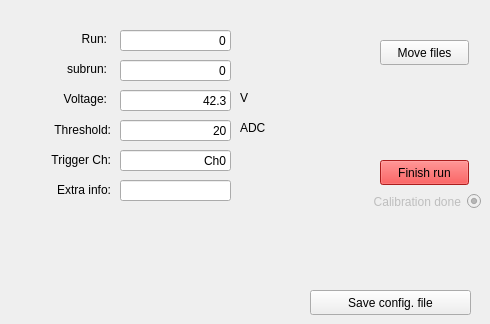
      <widget class="QWidget" name="tab_15">
       <attribute name="title">
        <string>Style2</string>
       </attribute>
       <widget class="QLabel" name="label_7">
        <property name="geometry">
         <rect>
          <x>10</x>
          <y>180</y>
          <width>101</width>
          <height>20</height>
         </rect>
        </property>
        <property name="text">
         <string>Extra info:</string>
        </property>
        <property name="alignment">
         <set>Qt::AlignRight|Qt::AlignTrailing|Qt::AlignVCenter</set>
        </property>
       </widget>
       <widget class="QRadioButton" name="calibration_check">
        <property name="enabled">
         <bool>false</bool>
        </property>
        <property name="geometry">
         <rect>
          <x>300</x>
          <y>190</y>
          <width>181</width>
          <height>23</height>
         </rect>
        </property>
        <property name="layoutDirection">
         <enum>Qt::RightToLeft</enum>
        </property>
        <property name="text">
         <string>Calibration done</string>
        </property>
        <property name="checkable">
         <bool>true</bool>
        </property>
        <property name="checked">
         <bool>true</bool>
        </property>
        <property name="autoRepeat">
         <bool>false</bool>
        </property>
        <property name="autoExclusive">
         <bool>false</bool>
        </property>
       </widget>
       <widget class="QLabel" name="triggerCh">
        <property name="geometry">
         <rect>
          <x>10</x>
          <y>150</y>
          <width>101</width>
          <height>20</height>
         </rect>
        </property>
        <property name="text">
         <string>Trigger Ch:</string>
        </property>
        <property name="alignment">
         <set>Qt::AlignRight|Qt::AlignTrailing|Qt::AlignVCenter</set>
        </property>
       </widget>
       <widget class="QLabel" name="label">
        <property name="geometry">
         <rect>
          <x>40</x>
          <y>30</y>
          <width>67</width>
          <height>17</height>
         </rect>
        </property>
        <property name="text">
         <string>Run:</string>
        </property>
        <property name="alignment">
         <set>Qt::AlignRight|Qt::AlignTrailing|Qt::AlignVCenter</set>
        </property>
       </widget>
       <widget class="QLabel" name="label_4">
        <property name="geometry">
         <rect>
          <x>10</x>
          <y>120</y>
          <width>101</width>
          <height>20</height>
         </rect>
        </property>
        <property name="text">
         <string>Threshold:</string>
        </property>
        <property name="alignment">
         <set>Qt::AlignRight|Qt::AlignTrailing|Qt::AlignVCenter</set>
        </property>
       </widget>
       <widget class="QLabel" name="label_2">
        <property name="geometry">
         <rect>
          <x>40</x>
          <y>60</y>
          <width>67</width>
          <height>17</height>
         </rect>
        </property>
        <property name="text">
         <string>subrun:</string>
        </property>
        <property name="alignment">
         <set>Qt::AlignRight|Qt::AlignTrailing|Qt::AlignVCenter</set>
        </property>
       </widget>
       <widget class="QLineEdit" name="voltage">
        <property name="geometry">
         <rect>
          <x>120</x>
          <y>90</y>
          <width>111</width>
          <height>21</height>
         </rect>
        </property>
        <property name="text">
         <string>42.3</string>
        </property>
        <property name="alignment">
         <set>Qt::AlignRight|Qt::AlignTrailing|Qt::AlignVCenter</set>
        </property>
       </widget>
       <widget class="QLineEdit" name="trigger_channel">
        <property name="geometry">
         <rect>
          <x>120</x>
          <y>150</y>
          <width>111</width>
          <height>21</height>
         </rect>
        </property>
        <property name="styleSheet">
         <string notr="true"/>
        </property>
        <property name="text">
         <string>Ch0</string>
        </property>
        <property name="alignment">
         <set>Qt::AlignRight|Qt::AlignTrailing|Qt::AlignVCenter</set>
        </property>
       </widget>
       <widget class="QLineEdit" name="run">
        <property name="geometry">
         <rect>
          <x>120</x>
          <y>30</y>
          <width>111</width>
          <height>21</height>
         </rect>
        </property>
        <property name="text">
         <string>0</string>
        </property>
        <property name="alignment">
         <set>Qt::AlignRight|Qt::AlignTrailing|Qt::AlignVCenter</set>
        </property>
        <property name="readOnly">
         <bool>false</bool>
        </property>
       </widget>
       <widget class="QPushButton" name="button_movefile">
        <property name="geometry">
         <rect>
          <x>380</x>
          <y>40</y>
          <width>89</width>
          <height>25</height>
         </rect>
        </property>
        <property name="text">
         <string>Move files</string>
        </property>
       </widget>
       <widget class="QLabel" name="label_6">
        <property name="geometry">
         <rect>
          <x>240</x>
          <y>120</y>
          <width>41</width>
          <height>16</height>
         </rect>
        </property>
        <property name="text">
         <string>ADC</string>
        </property>
       </widget>
       <widget class="QLineEdit" name="subrun">
        <property name="geometry">
         <rect>
          <x>120</x>
          <y>60</y>
          <width>111</width>
          <height>21</height>
         </rect>
        </property>
        <property name="text">
         <string>0</string>
        </property>
        <property name="alignment">
         <set>Qt::AlignRight|Qt::AlignTrailing|Qt::AlignVCenter</set>
        </property>
       </widget>
       <widget class="QPushButton" name="pushButton_2">
        <property name="geometry">
         <rect>
          <x>380</x>
          <y>160</y>
          <width>89</width>
          <height>25</height>
         </rect>
        </property>
        <property name="palette">
         <palette>
          <active>
           <colorrole role="Button">
            <brush brushstyle="SolidPattern">
             <color alpha="255">
              <red>239</red>
              <green>41</green>
              <blue>41</blue>
             </color>
            </brush>
           </colorrole>
           <colorrole role="Light">
            <brush brushstyle="SolidPattern">
             <color alpha="255">
              <red>255</red>
              <green>51</green>
              <blue>51</blue>
             </color>
            </brush>
           </colorrole>
           <colorrole role="Midlight">
            <brush brushstyle="SolidPattern">
             <color alpha="255">
              <red>229</red>
              <green>25</green>
              <blue>25</blue>
             </color>
            </brush>
           </colorrole>
           <colorrole role="Dark">
            <brush brushstyle="SolidPattern">
             <color alpha="255">
              <red>102</red>
              <green>0</green>
              <blue>0</blue>
             </color>
            </brush>
           </colorrole>
           <colorrole role="Mid">
            <brush brushstyle="SolidPattern">
             <color alpha="255">
              <red>136</red>
              <green>0</green>
              <blue>0</blue>
             </color>
            </brush>
           </colorrole>
           <colorrole role="Base">
            <brush brushstyle="SolidPattern">
             <color alpha="255">
              <red>239</red>
              <green>41</green>
              <blue>41</blue>
             </color>
            </brush>
           </colorrole>
           <colorrole role="Window">
            <brush brushstyle="SolidPattern">
             <color alpha="255">
              <red>239</red>
              <green>41</green>
              <blue>41</blue>
             </color>
            </brush>
           </colorrole>
           <colorrole role="Shadow">
            <brush brushstyle="SolidPattern">
             <color alpha="255">
              <red>0</red>
              <green>0</green>
              <blue>0</blue>
             </color>
            </brush>
           </colorrole>
           <colorrole role="AlternateBase">
            <brush brushstyle="SolidPattern">
             <color alpha="255">
              <red>229</red>
              <green>127</green>
              <blue>127</blue>
             </color>
            </brush>
           </colorrole>
          </active>
          <inactive>
           <colorrole role="Button">
            <brush brushstyle="SolidPattern">
             <color alpha="255">
              <red>239</red>
              <green>41</green>
              <blue>41</blue>
             </color>
            </brush>
           </colorrole>
           <colorrole role="Light">
            <brush brushstyle="SolidPattern">
             <color alpha="255">
              <red>255</red>
              <green>51</green>
              <blue>51</blue>
             </color>
            </brush>
           </colorrole>
           <colorrole role="Midlight">
            <brush brushstyle="SolidPattern">
             <color alpha="255">
              <red>229</red>
              <green>25</green>
              <blue>25</blue>
             </color>
            </brush>
           </colorrole>
           <colorrole role="Dark">
            <brush brushstyle="SolidPattern">
             <color alpha="255">
              <red>102</red>
              <green>0</green>
              <blue>0</blue>
             </color>
            </brush>
           </colorrole>
           <colorrole role="Mid">
            <brush brushstyle="SolidPattern">
             <color alpha="255">
              <red>136</red>
              <green>0</green>
              <blue>0</blue>
             </color>
            </brush>
           </colorrole>
           <colorrole role="Base">
            <brush brushstyle="SolidPattern">
             <color alpha="255">
              <red>239</red>
              <green>41</green>
              <blue>41</blue>
             </color>
            </brush>
           </colorrole>
           <colorrole role="Window">
            <brush brushstyle="SolidPattern">
             <color alpha="255">
              <red>239</red>
              <green>41</green>
              <blue>41</blue>
             </color>
            </brush>
           </colorrole>
           <colorrole role="Shadow">
            <brush brushstyle="SolidPattern">
             <color alpha="255">
              <red>0</red>
              <green>0</green>
              <blue>0</blue>
             </color>
            </brush>
           </colorrole>
           <colorrole role="AlternateBase">
            <brush brushstyle="SolidPattern">
             <color alpha="255">
              <red>229</red>
              <green>127</green>
              <blue>127</blue>
             </color>
            </brush>
           </colorrole>
          </inactive>
          <disabled>
           <colorrole role="Button">
            <brush brushstyle="SolidPattern">
             <color alpha="255">
              <red>239</red>
              <green>41</green>
              <blue>41</blue>
             </color>
            </brush>
           </colorrole>
           <colorrole role="Light">
            <brush brushstyle="SolidPattern">
             <color alpha="255">
              <red>255</red>
              <green>51</green>
              <blue>51</blue>
             </color>
            </brush>
           </colorrole>
           <colorrole role="Midlight">
            <brush brushstyle="SolidPattern">
             <color alpha="255">
              <red>229</red>
              <green>25</green>
              <blue>25</blue>
             </color>
            </brush>
           </colorrole>
           <colorrole role="Dark">
            <brush brushstyle="SolidPattern">
             <color alpha="255">
              <red>102</red>
              <green>0</green>
              <blue>0</blue>
             </color>
            </brush>
           </colorrole>
           <colorrole role="Mid">
            <brush brushstyle="SolidPattern">
             <color alpha="255">
              <red>136</red>
              <green>0</green>
              <blue>0</blue>
             </color>
            </brush>
           </colorrole>
           <colorrole role="Base">
            <brush brushstyle="SolidPattern">
             <color alpha="255">
              <red>239</red>
              <green>41</green>
              <blue>41</blue>
             </color>
            </brush>
           </colorrole>
           <colorrole role="Window">
            <brush brushstyle="SolidPattern">
             <color alpha="255">
              <red>239</red>
              <green>41</green>
              <blue>41</blue>
             </color>
            </brush>
           </colorrole>
           <colorrole role="Shadow">
            <brush brushstyle="SolidPattern">
             <color alpha="255">
              <red>0</red>
              <green>0</green>
              <blue>0</blue>
             </color>
            </brush>
           </colorrole>
           <colorrole role="AlternateBase">
            <brush brushstyle="SolidPattern">
             <color alpha="255">
              <red>204</red>
              <green>0</green>
              <blue>0</blue>
             </color>
            </brush>
           </colorrole>
          </disabled>
         </palette>
        </property>
        <property name="autoFillBackground">
         <bool>false</bool>
        </property>
        <property name="styleSheet">
         <string notr="true">background-color: rgb(239, 41, 41);
</string>
        </property>
        <property name="text">
         <string>Finish run</string>
        </property>
        <property name="autoDefault">
         <bool>false</bool>
        </property>
        <property name="default">
         <bool>false</bool>
        </property>
        <property name="flat">
         <bool>false</bool>
        </property>
       </widget>
       <widget class="QLineEdit" name="threshold">
        <property name="geometry">
         <rect>
          <x>120</x>
          <y>120</y>
          <width>111</width>
          <height>21</height>
         </rect>
        </property>
        <property name="text">
         <string>20</string>
        </property>
        <property name="alignment">
         <set>Qt::AlignRight|Qt::AlignTrailing|Qt::AlignVCenter</set>
        </property>
       </widget>
       <widget class="QLabel" name="label_5">
        <property name="geometry">
         <rect>
          <x>240</x>
          <y>90</y>
          <width>16</width>
          <height>16</height>
         </rect>
        </property>
        <property name="text">
         <string>V</string>
        </property>
       </widget>
       <widget class="QLabel" name="label_3">
        <property name="geometry">
         <rect>
          <x>40</x>
          <y>90</y>
          <width>67</width>
          <height>17</height>
         </rect>
        </property>
        <property name="text">
         <string>Voltage:</string>
        </property>
        <property name="alignment">
         <set>Qt::AlignRight|Qt::AlignTrailing|Qt::AlignVCenter</set>
        </property>
       </widget>
       <widget class="QLineEdit" name="extra">
        <property name="geometry">
         <rect>
          <x>120</x>
          <y>180</y>
          <width>111</width>
          <height>21</height>
         </rect>
        </property>
        <property name="styleSheet">
         <string notr="true"/>
        </property>
        <property name="text">
         <string/>
        </property>
        <property name="alignment">
         <set>Qt::AlignRight|Qt::AlignTrailing|Qt::AlignVCenter</set>
        </property>
       </widget>
       <widget class="QPushButton" name="button_save_config">
        <property name="geometry">
         <rect>
          <x>310</x>
          <y>290</y>
          <width>161</width>
          <height>25</height>
         </rect>
        </property>
        <property name="text">
         <string>Save config. file</string>
        </property>
       </widget>
      </widget>
